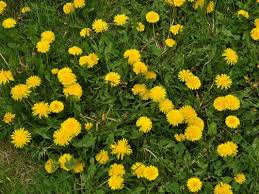
#> input picture PlantDetector/Resources/Dandelion_Field.jfif, 259 x 194 px
$ python PlantDetector.py
#> lines starting #> are read from the running program, lines starting #| are printed output that depends on the picture; after the words box and inside, x2 and y2 are one past the last pixel; in counts of white or black regions, pixels touching at a corner belong together
#> in main, img is the input picture: shape (194, 259, 3); mean B, G, R 23.5, 94.4, 87.4
### PlantDetector/PlantDetectHelper.py
import cv2
import numpy as np


# Source: https://github.com/murtazahassan/Learn-OpenCV-in-3-hours/blob/master/chapter6.py
def stackImages(scale,imgArray):
    rows = len(imgArray)
    cols = len(imgArray[0])
    rowsAvailable = isinstance(imgArray[0], list)
    width = imgArray[0][0].shape[1]
    height = imgArray[0][0].shape[0]
    if rowsAvailable:
        for x in range ( 0, rows):
            for y in range(0, cols):
                if imgArray[x][y].shape[:2] == imgArray[0][0].shape [:2]:
                    imgArray[x][y] = cv2.resize(imgArray[x][y], (0, 0), None, scale, scale)
                else:
                    imgArray[x][y] = cv2.resize(imgArray[x][y], (imgArray[0][0].shape[1], imgArray[0][0].shape[0]), None, scale, scale)
                if len(imgArray[x][y].shape) == 2: imgArray[x][y]= cv2.cvtColor( imgArray[x][y], cv2.COLOR_GRAY2BGR)
        imageBlank = np.zeros((height, width, 3), np.uint8)
        hor = [imageBlank]*rows
        hor_con = [imageBlank]*rows
        for x in range(0, rows):
            hor[x] = np.hstack(imgArray[x])
        ver = np.vstack(hor)
    else:
        for x in range(0, rows):
            if imgArray[x].shape[:2] == imgArray[0].shape[:2]:
                imgArray[x] = cv2.resize(imgArray[x], (0, 0), None, scale, scale)
            else:
                imgArray[x] = cv2.resize(imgArray[x], (imgArray[0].shape[1], imgArray[0].shape[0]), None,scale, scale)
            if len(imgArray[x].shape) == 2: imgArray[x] = cv2.cvtColor(imgArray[x], cv2.COLOR_GRAY2BGR)
        hor= np.hstack(imgArray)
        ver = hor
    return ver

''
# Source: https://github.com/murtazahassan/Learn-OpenCV-in-3-hours/blob/master/chapter7.py
def empty(a):
    pass


# Source: https://github.com/murtazahassan/Learn-OpenCV-in-3-hours/blob/master/chapter7.py
# [27 lines left out: function hsvSlider, not called in this run]


# Returns the HSV modifications to the iamge
def applyHSV(img, h_min, h_max, s_min, s_max, v_min, v_max):
#> called with h_min = 0, h_max = 37, s_min = 123, s_max = 255, v_min = 206, v_max = 255
    imgHSV = cv2.cvtColor(img, cv2.COLOR_BGR2HSV)
#> imgHSV: shape (194, 259, 3); mean H, S, V 36.7, 194.9, 100.3
    lower = np.array([h_min, s_min, v_min])
    upper = np.array([h_max, s_max, v_max])
    mask = cv2.inRange(imgHSV, lower, upper)
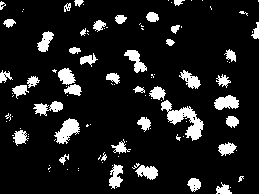
#> mask: shape (194, 259); 11.4% white; 106 white regions (64 under 20 px), largest, box (x1, y1, x2, y2) and area: (161, 100, 204, 141) 650, (54, 118, 80, 144) 360, (214, 95, 239, 110) 265
    imgResult = cv2.bitwise_and(img, img, mask=mask)
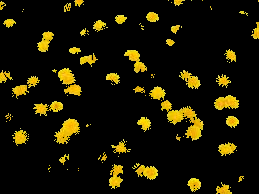
#> imgResult: shape (194, 259, 3); mean B, G, R 2.8, 22.2, 26.4

    return imgResult


# Source: https://github.com/murtazahassan/Learn-OpenCV-in-3-hours/blob/master/chapter8.py
def getContours(img, imgContour):
    contours,hierarchy = cv2.findContours(img,cv2.RETR_EXTERNAL,cv2.CHAIN_APPROX_NONE)
    for cnt in contours:
        area = cv2.contourArea(cnt)
        cv2.drawContours(imgContour, cnt, -1, (0,0,255), 1)

### PlantDetector/PlantDetector.py
import cv2
import numpy as np
import PlantDetectHelper as pdh

# Read the dandelion image
def detectColorDandelion(img):
    imgContour = img.copy()

    colorImg = pdh.applyHSV(img, 0, 37, 123, 255, 206, 255)

    imgGray = cv2.cvtColor(colorImg,cv2.COLOR_BGR2GRAY)
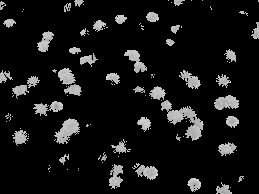
#> imgGray: shape (194, 259); min 0, max 234, mean 21.2
    imgBlur = cv2.GaussianBlur(imgGray,(7,7),1)
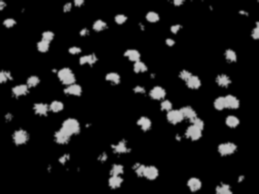
#> imgBlur: shape (194, 259); min 0, max 202, mean 21.2
    imgCanny = cv2.Canny(imgBlur,50,50)
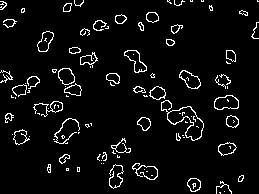
#> imgCanny: shape (194, 259); 5.4% white in thin lines or dots
    pdh.getContours(imgCanny, imgContour)
#> in getContours, `contours,hierarchy = cv2.findContours(img,cv2.RETR_EXTERNAL,cv2.CHAIN_..`: contours = 94 contours, 61 with area under 20; largest, box (x1, y1, x2, y2) and area: (161, 100, 204, 141) 596, (214, 95, 239, 110) 269, (124, 50, 147, 73) 236, (179, 70, 201, 89) 228, (58, 68, 75, 85) 202
#> the loop in getContours, `for cnt in contours:` made 94 passes
#> area on passes 4, 5, 12, 13, 19, 22, 24, 32, 36, 37, 38, 40: 135.5, 23, 20, 25, 50.5, 161.5, 26, 146, 28, 118.5, 115, 35.5
#> after the loop in getContours, `for cnt in contours:`:
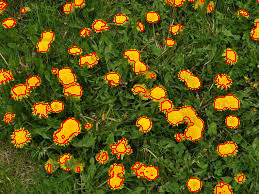
#> imgContour: shape (194, 259, 3); 4.67% of pixels changed, all inside (x1, y1, x2, y2) = (0, 0, 259, 194)

    imgBlank = np.zeros_like(img)
    imgStack = pdh.stackImages(4, [imgContour])
#> in stackImages, `rows = len(imgArray)`: rows = 1
#> in stackImages, `cols = len(imgArray[0])`: cols = 194
#> in stackImages, `rowsAvailable = isinstance(imgArray[0], list)`: rowsAvailable = False
#> after the loop in stackImages, `for x in range(0, rows):`: imgArray = 1 item
#> in stackImages, `hor= np.hstack(imgArray)`:
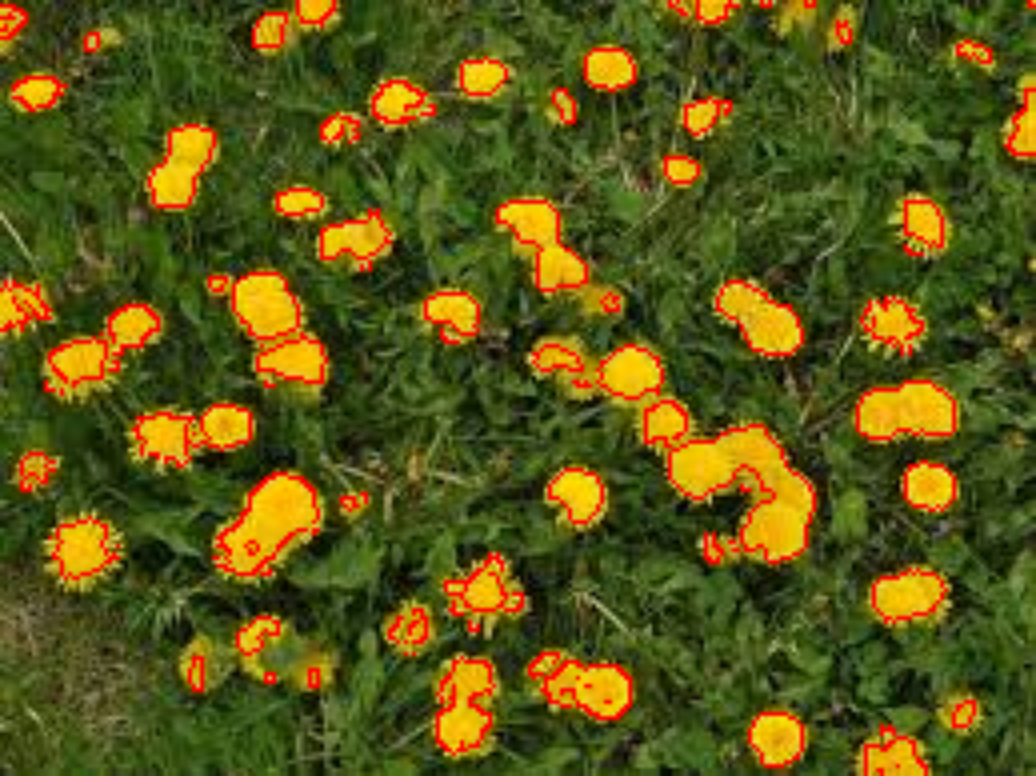
#> hor: shape (776, 1036, 3); mean of channels 0, 1, 2 21.6, 86.2, 90.2; drawn as B, G, R

    cv2.imshow("Stack", imgStack)

    cv2.waitKey(0)

def main():
    img = cv2.imread("Resources/Dandelion_Field.jfif")
    detectColorDandelion(img)

if __name__ == "__main__": main()

$ run again, with PlantDetector/Resources/Dandelion_Side.jfif copied over PlantDetector/Resources/Dandelion_Field.jfif
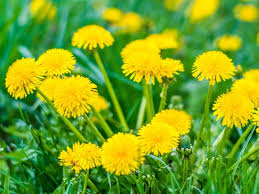
#> input picture PlantDetector/Resources/Dandelion_Side.jfif, 259 x 194 px
#> in main, img is the input picture: shape (194, 259, 3); mean B, G, R 33.1, 162, 118.2
#> imgHSV: shape (194, 259, 3); mean H, S, V 46.7, 213.7, 170
#> mask: shape (194, 259); 27% white; 38 white regions (26 under 20 px), largest, box (x1, y1, x2, y2) and area: (58, 109, 191, 174) 3642, (6, 48, 107, 117) 3444, (121, 32, 184, 84) 1913
#> imgCanny: shape (194, 259); 6.1% white in thin lines or dots, all inside (x1, y1, x2, y2) = (6, 0, 259, 175)
#> contours = 111 contours, 97 with area under 20; largest, box (x1, y1, x2, y2) and area: (72, 26, 114, 49) 666, (103, 9, 139, 29) 358, (6, 48, 107, 117) 197, (220, 38, 238, 49) 156, (240, 7, 256, 19) 141
#> the loop in getContours, `for cnt in contours:` made 111 passes
#> area on passes 36, 50, 55, 60: 64.5, 43, 73.5, 23.5
#> after the loop in getContours, `for cnt in contours:`:
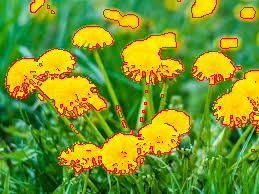
#> imgContour: shape (194, 259, 3); 5.9% of pixels changed, all inside (x1, y1, x2, y2) = (6, 0, 259, 175)
#> rows = 1
#> cols = 194
#> rowsAvailable = False
#> after the loop in stackImages, `for x in range(0, rows):`: imgArray = 1 item
#> in stackImages, `hor= np.hstack(imgArray)`:
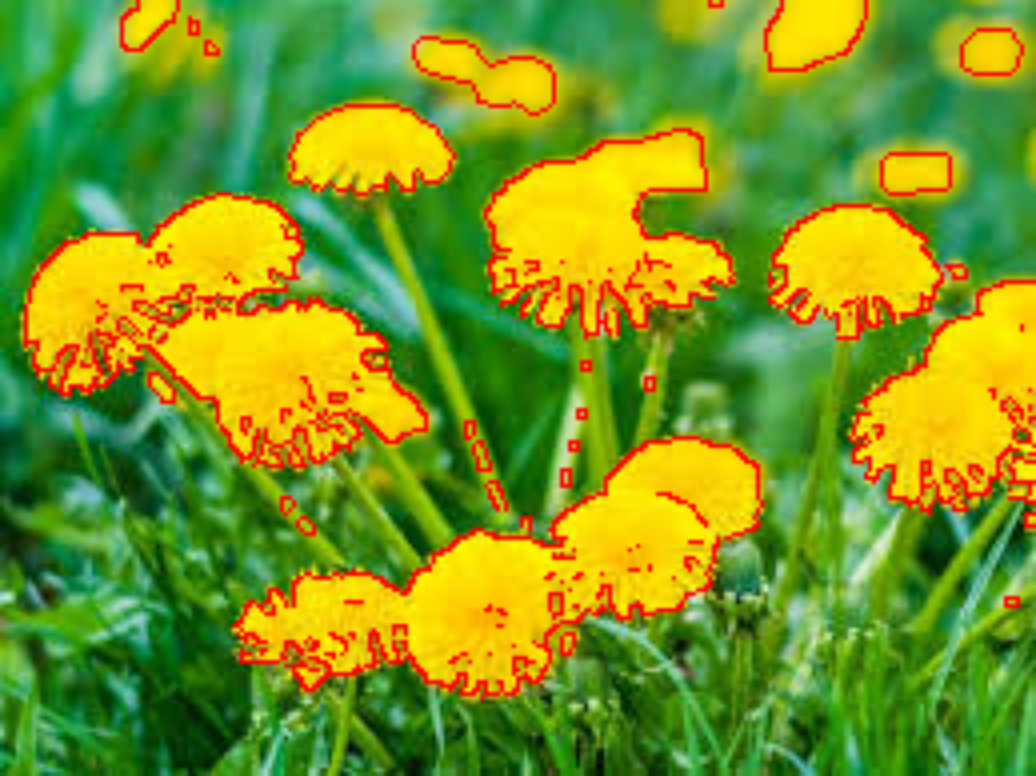
#> hor: shape (776, 1036, 3); mean of channels 0, 1, 2 32, 150.3, 121.1; drawn as B, G, R

$ run again, with PlantDetector/Resources/Dandelion_Single.jfif copied over PlantDetector/Resources/Dandelion_Field.jfif
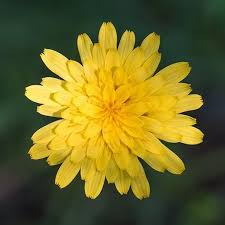
#> input picture PlantDetector/Resources/Dandelion_Single.jfif, 225 x 225 px
#> in main, img is the input picture: shape (225, 225, 3); mean B, G, R 38.4, 103.3, 109.6
#> imgHSV: shape (225, 225, 3); mean H, S, V 47.7, 136.7, 118.3
#> mask: shape (225, 225); 28.4% white; 41 white regions (39 under 20 px), largest, box (x1, y1, x2, y2) and area: (27, 25, 202, 198) 13932, (56, 156, 80, 187) 335
#> imgCanny: shape (225, 225); 6.7% white in thin lines or dots, all inside (x1, y1, x2, y2) = (27, 25, 202, 198)
#> contours = 183 contours, 164 with area under 20; largest, box (x1, y1, x2, y2) and area: (79, 160, 107, 198) 438, (114, 114, 201, 168) 118, (47, 141, 121, 187) 73, (104, 36, 148, 68) 60, (27, 78, 70, 119) 48
#> the loop in getContours, `for cnt in contours:` made 183 passes
#> area on passes 1, 11, 31: 32, 438, 73
#> after the loop in getContours, `for cnt in contours:`:
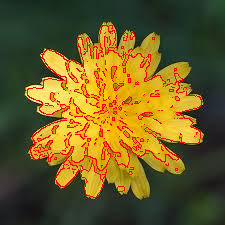
#> imgContour: shape (225, 225, 3); 6.38% of pixels changed, all inside (x1, y1, x2, y2) = (27, 25, 202, 198)
#> rows = 1
#> cols = 225
#> rowsAvailable = False
#> after the loop in stackImages, `for x in range(0, rows):`: imgArray = 1 item
#> in stackImages, `hor= np.hstack(imgArray)`:
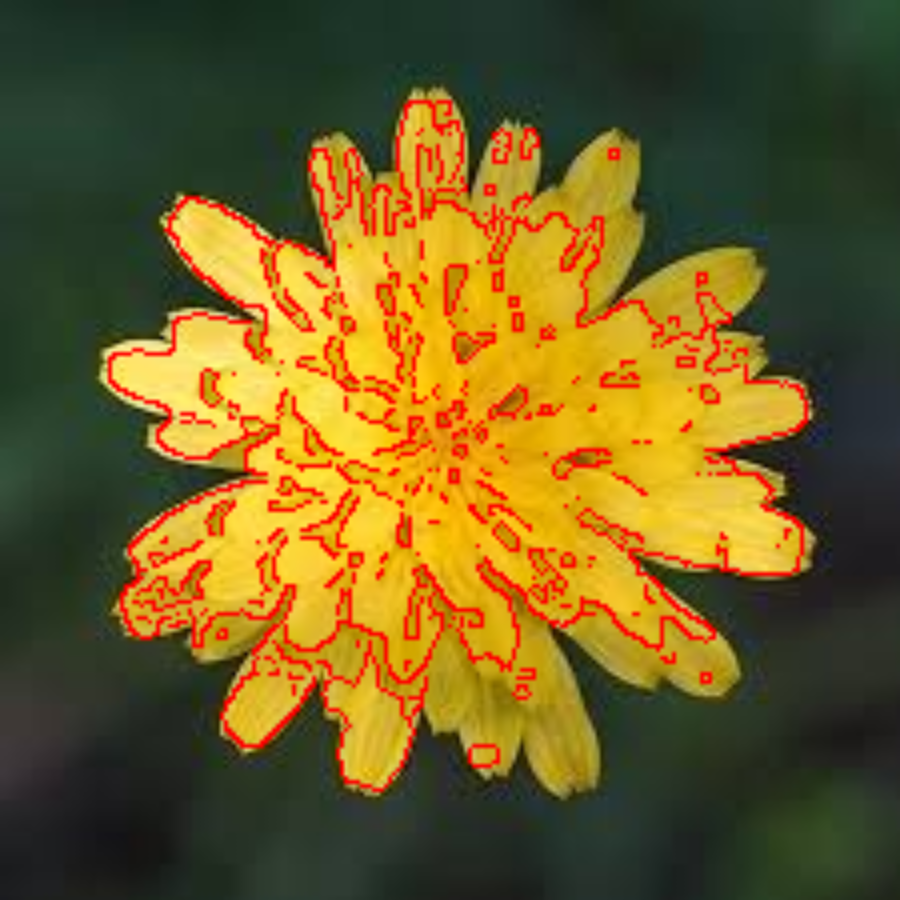
#> hor: shape (900, 900, 3); mean of channels 0, 1, 2 35.5, 91.6, 111.9; drawn as B, G, R
